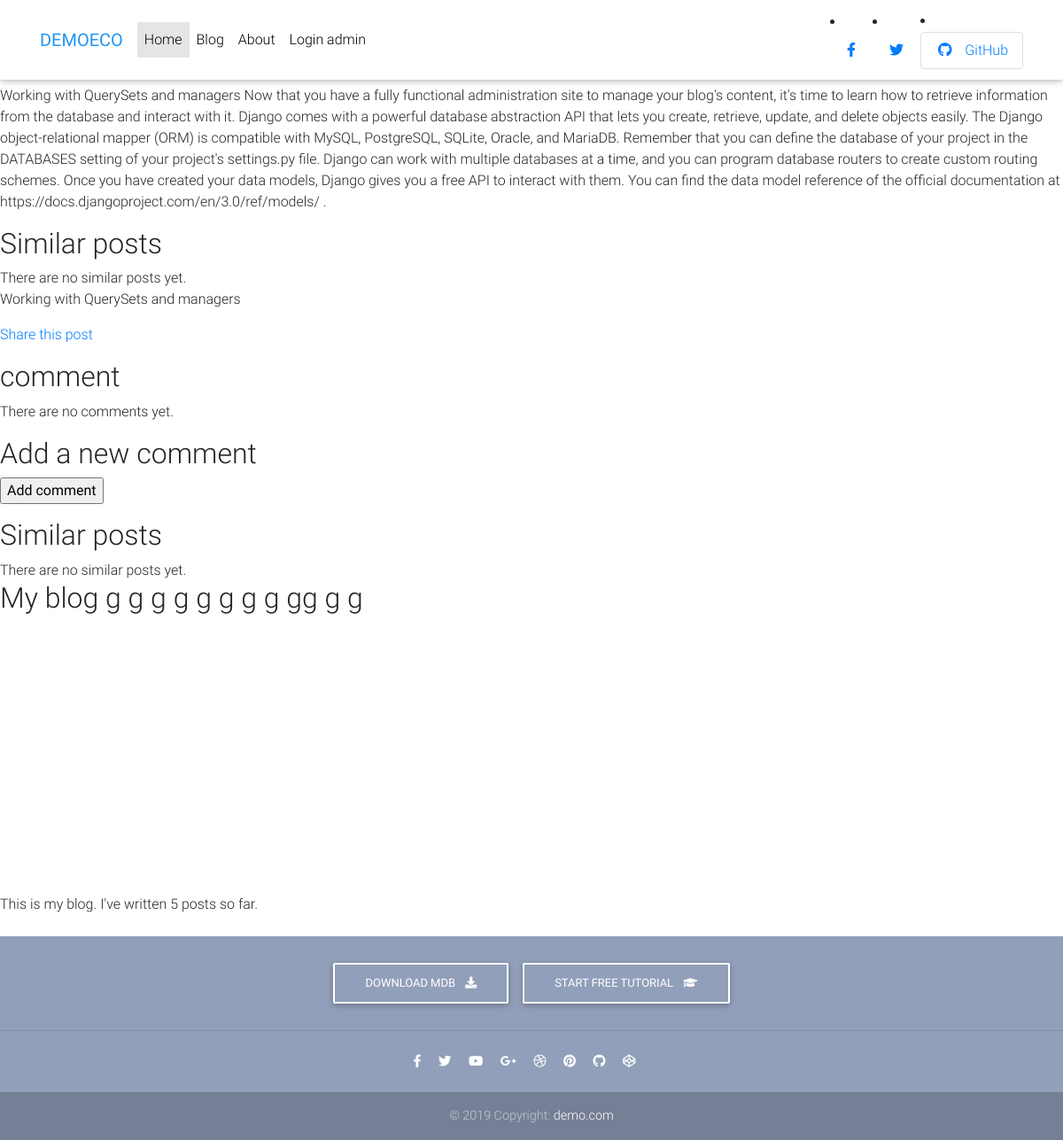
Page /blog/1/ on the committed database.
### blog/models.py (models this page shows, shortened)
class Post(models.Model):
    tags = TaggableManager()
    objects = models.Manager()  # The default manager.
    published = PublishedManager()  # Our custom manager.
    STATUS_CHOICES = (
        ('draft', 'Draft'),
        ('published', 'Published'),
    )
    title = models.CharField(max_length=250)
    slug = models.SlugField(max_length=250,
                            unique_for_date='publish')
    author = models.ForeignKey(User,
                               on_delete=models.CASCADE,
                               related_name='blog_posts')
    body = models.TextField()
    publish = models.DateTimeField(default=timezone.now)
    created = models.DateTimeField(auto_now_add=True)
    updated = models.DateTimeField(auto_now=True)
    status = models.CharField(max_length=10,
                              choices=STATUS_CHOICES,
                              default='draft')
    class Meta:
        ordering = ('-publish',)
    def get_absolute_url(self):
        return reverse('post-detail', kwargs={'pk': self.pk})

### blog/views.py (the view)
# urls.py: path('blog/<int:pk>/', PostDetailView.as_view(), name='post-detail'),
class PostDetailView(DetailView):
    model = Post

### blog/models.py (called while the page is built)
    def get_queryset(self):
        return super(PublishedManager,
                     self).get_queryset()\
            .filter(status='published')

### blog/templatetags/blog_tags.py (called while the page is built)
@register.filter(name='markdown')
def markdown_fromat(text):
    return mark_safe(markdown.markdown(text))

@register.simple_tag
def total_posts():
    return Post.published.count()

@register.inclusion_tag('latest_posts.html')
def show_latest_posts(count=3):
    latest_posts = Post.published.order_by('-publish')[:count]
    return {'latest_posts': latest_posts}

### templates/blog/post_detail.html (shortened to what this page needs)
{% extends "base.html" %}
{% load blog_tags %}
{% block content %}
<h1>{{ post.title }}</h1>
<p class="date">
</p>
{{ post.body|markdown }}
<h2>Similar posts</h2>
{% for post in similar_posts %}
<p>
<a href="{{ post.get_absolute_url }}">{{ post.title }}</a>
</p>
{% empty %}
There are no similar posts yet.
{% endfor %}
{{ post.title|linebreaks }}
<p>
    <a href="{% url "post_share" post.id %}">
    Share this post
    </a>
    </p>
{% with comments.count as total_comments %}
   <h2>
      {{ total_comments }} comment{{ total_comments|pluralize }}
   </h2>
{% endwith %}
{% for comment in comments %}
    <div class="comment">
        <p class="info">
            Comment {{ forloop.counter }} by {{ comment.name }}
            {{ comment.created }}
        </p>
        {{ comment.body|linebreaks }}
    </div>
{% empty %}
      <p>There are no comments yet.</p>
{% endfor %}
{% if new_comment %}
<h2>Your comment has been added.</h2>
{% else %}
<h2>Add a new comment</h2>
<form method="post">
<p><input type="submit" value="Add comment"></p>
</form>
<h2>Similar posts</h2>
{% for post in similar_posts %}
<p>
<a href="{{ post.get_absolute_url }}">{{ post.title }}</a>
</p>
{% empty %}
There are no similar posts yet.
{% endfor %}
{% endif %}
{% endblock %}

### templates/head.html (style rules this page uses)
html, body, header, .carousel { height: 60vh; }

### rows in the picture
Post: body "Working with QuerySets and managers Now that you have a fully functional administration site to manage your blog's content, it's time to learn how to retrieve information from the database and interact with it. Django comes with a powerful database abstraction API that lets you create, retrieve, update, and delete objects easily. The Django object-relational mapper (ORM) is compatible with MySQL, PostgreSQL, SQLite, Oracle, and MariaDB. Remember that you can define the database of your project in the DATABASES setting of your project's settings.py file. Django can work with multiple databases at a time, and you can program database routers to create custom routing schemes. Once you have…", title "Working with QuerySets and managers"
